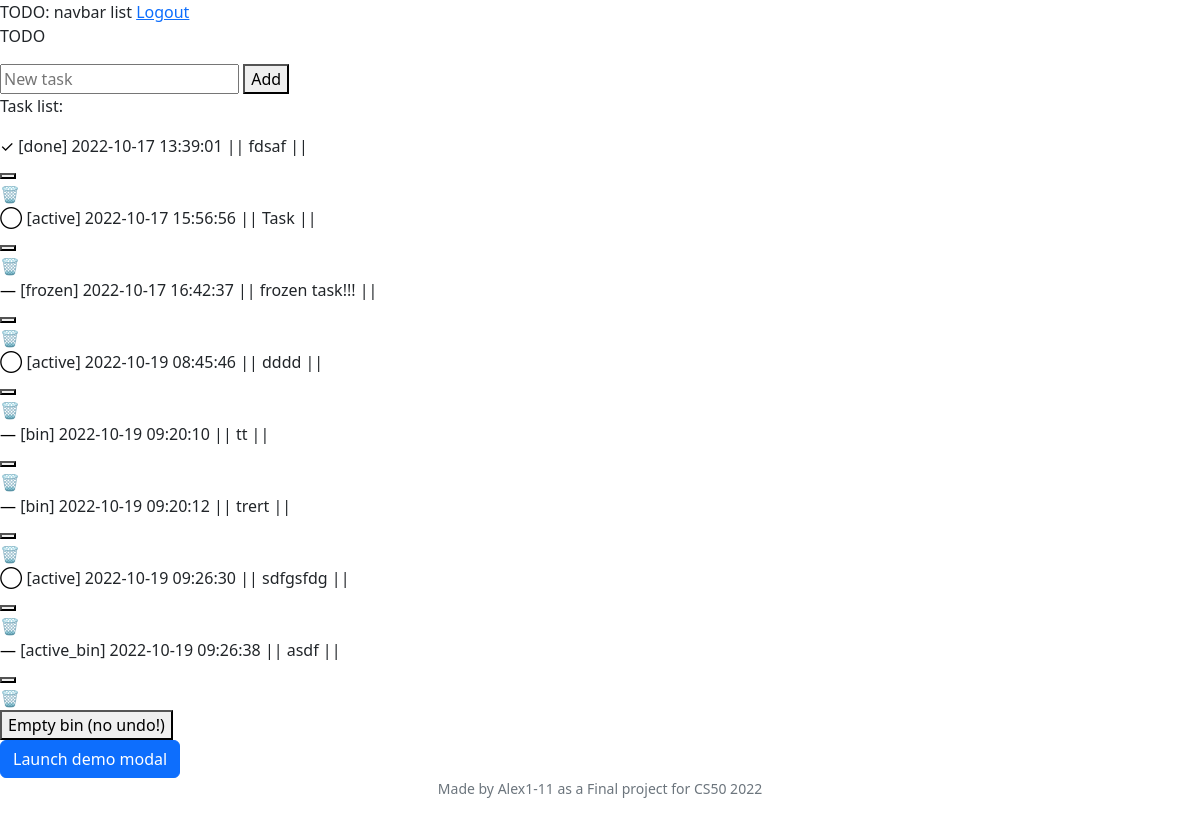
Page / (signed in) on the earlier database version.
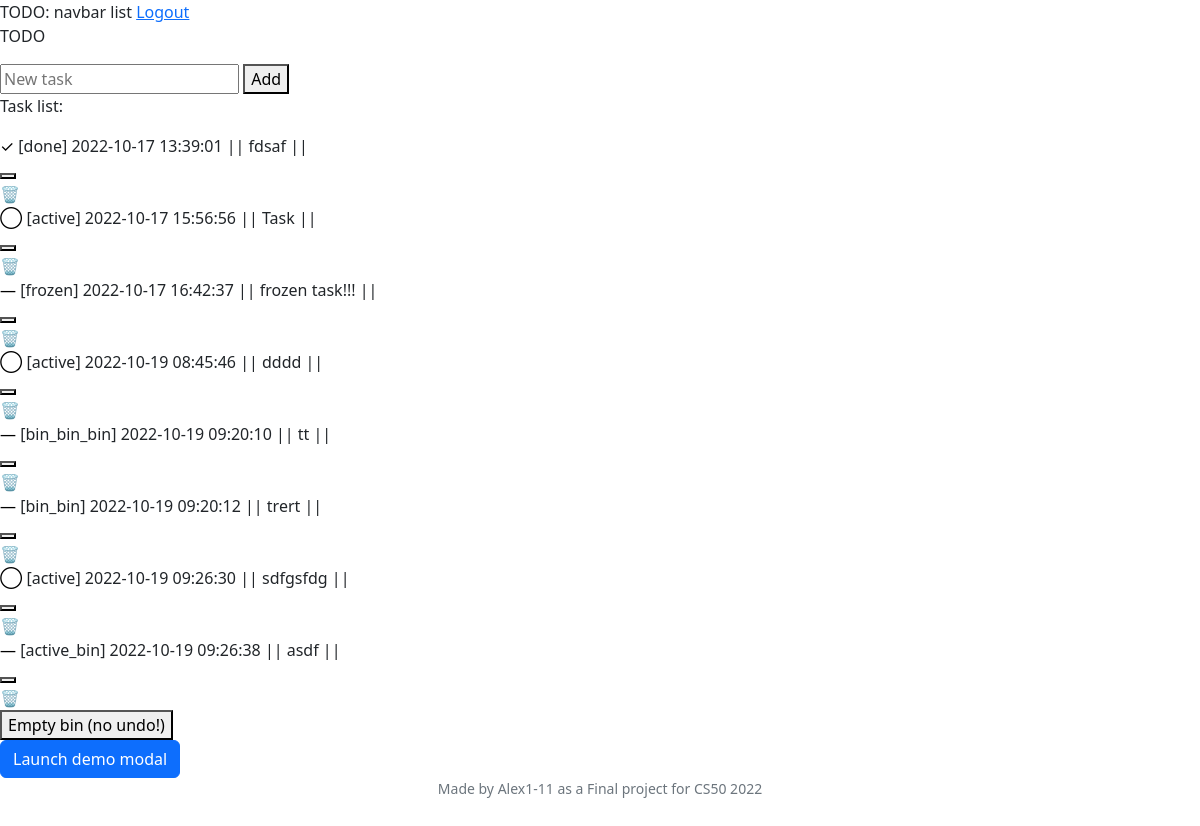
Same page on the later database version.
### models.py (models this page shows)
class Task(Base):
    __tablename__ = "tasks"
    id = Column(Integer, primary_key=True)
    created = Column(DateTime(), default=func.now())
    user_id = Column(Integer, ForeignKey("users.id"))
    title = Column(String(100), nullable=False)
    status = Column(String, default="active")
    priority = Column(Integer, default=0)
    date = Column(String)
    datetime = Column(String)
    context_id = Column(Integer, ForeignKey("contexts.id"))
    project_id = Column(Integer, ForeignKey("projects.id"))
    note = Column(String)
    parent_id = Column(Integer, ForeignKey("tasks.id"))
    repeat = Column(String)
    tags = relationship(
        "Tag", secondary=task_tags, back_populates="tasks"
    )

### app.py (the view)
@app.route("/", methods=["GET", "POST"])
@login_required
def index():
    if request.method == "POST":
        if request.form.get("task_new"):
            with DbSession.begin() as db:
                task_new = Task(
                    title=request.form.get("task_new").strip(),
                    user_id=session["user_id"],
                )
                db.add(task_new)
            return redirect("/")
        if request.form.get("task_mark"):
            with DbSession.begin() as db:
                task = db.execute(
                    select(Task)
                    .where(Task.id == request.form["task_mark"])
                ).scalars().first()
                if task.status == "done":
                    db.execute(
                        update(Task)
                        .where(Task.id == task.id)
                        .values(status="active")
                    )
                elif task.status == "active":
                    db.execute(
                        update(Task)
                        .where(Task.id == task.id)
                        .values(status="done")
                    )
            return redirect("/")
        if request.form.get("task_delete"):
            with DbSession.begin() as db:
                db.execute(
                    update(Task)
                    .where(Task.id == request.form["task_delete"])
                    .values(status=Task.status + "_bin")
                )
            return redirect("/")
        if request.form.get("task_restore"):
            with DbSession.begin() as db:
                db.execute(
                    update(Task)
                    .where(Task.status.endswith('_bin'))
                )
        if request.form.get("bin_empty"):
            with DbSession.begin() as db:
                db.execute(
                    delete(Task)
                    .where(Task.status.endswith('_bin'))
                )
            return redirect("/")
        return redirect("/")
    else:
        with DbSession.begin() as db:
            tasks = db.execute(select(Task)).scalars().all()
            if tasks:
                return render_template("index.html", tasks=tasks)
            else:
                flash("No tasks left")
                return render_template("index.html")

### app.py (called while the page is built)
@app.after_request
def after_request(response):
    response.headers["Cache-Control"] = "no-cache, no-store, must-revalidate"
    response.headers["Expires"] = 0
    response.headers["Pragma"] = "no-cache"
    return response

def login_required(f):
    @wraps(f)
    def decorated_function(*args, **kwargs):
        if session.get("user_id") is None:
            return redirect("/login")
        return f(*args, **kwargs)
    return decorated_function

### templates/index.html (shortened to what this page needs)
{% extends "layout.html" %}
{% block main %}
    <p>TODO</p>
    <form action="/" method="POST">
        <div>
            <input autocomplete="off" id="task_new" name="task_new" placeholder="New task" type="text" required>
            <button type="submit">Add</button>
        </div>
    </form>
    <div>
        <p>Task list:</p>
        {% for task in tasks %}
            <div>
                <form action="/" method="POST">
                    <span>[{{ task.status }}] {{ task.created }} || {{ task.title }} ||</span>
                </form>
                <div id="edit_block">
                    <button type="button"></button>
                    <form action="/" method="POST">
                    </form>
                </div>
            </div>
        {% endfor %}
    </div>
    <div>
        <form action="/" method="POST">
            <button type="submit" name="bin_empty" value="1">Empty bin (no undo!)</button>
        </form>
    </div>
<button type="button" class="btn btn-primary" data-bs-toggle="modal" data-bs-target="#exampleModal">
    Launch demo modal
  </button>
{% endblock %}

### templates/layout.html (shortened to what this page needs)
<!DOCTYPE html>
<html lang="en">
    <head>
        <link href="https://cdn.jsdelivr.net/npm/bootstrap@5.2.2/dist/css/bootstrap.min.css" rel="stylesheet">
        <link href="/static/styles.css" rel="stylesheet">
    </head>
    <body>
        <div>
            {% if session["user_id"] %}
                TODO: navbar list
                <a href="/logout">Logout</a>
            {% else %}
                <a href="/register">Register</a>
                <a href="/login">Log in</a>
            {% endif %}
        </div>
        <main>
            {% block main %}{% endblock %}
        </main>
        <footer class="mb-5 small text-center text-muted">
            Made by Alex1-11 as a Final project for CS50 2022
        </footer>
    </body>
</html>

Differences in the rows shown:
changed Task "tt": status "bin" → "bin_bin_bin"
changed Task "trert": status "bin" → "bin_bin"
